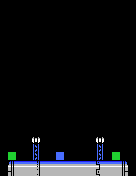

This is a level from a 2D game, rendered from its Tiled map with the project's own tilesets. A one-line summary and the complete map file follow:
An orthogonal 17x22 tile map with 8x8 px tiles, 1 tile layer (Tile Layer 1).

<map version="1.2" tiledversion="1.3.2" orientation="orthogonal" renderorder="right-down" compressionlevel="0" width="17" height="22" tilewidth="8" tileheight="8" infinite="0" nextlayerid="2" nextobjectid="1">
 <tileset firstgid="1" name="moai-tiles" tilewidth="8" tileheight="8" tilecount="256" columns="16">
  <image source="tech-tiles.png" width="128" height="128" />
 </tileset>
 <layer id="1" name="Tile Layer 1" width="17" height="22">
  <data encoding="csv">
1,1,1,1,1,1,1,1,1,1,1,1,1,1,1,1,1,
1,1,1,1,1,1,1,1,1,1,1,1,1,1,1,1,1,
1,1,1,1,1,1,1,1,1,1,1,1,1,1,1,1,1,
1,1,1,1,1,1,1,1,1,1,1,1,1,1,1,1,1,
1,1,1,1,1,1,1,1,1,1,1,1,1,1,1,1,1,
1,1,1,1,1,1,1,1,1,1,1,1,1,1,1,1,1,
1,1,1,1,1,1,1,1,1,1,1,1,1,1,1,1,1,
1,1,1,1,1,1,1,1,1,1,1,1,1,1,1,1,1,
1,1,1,1,1,1,1,1,1,1,1,1,1,1,1,1,1,
1,1,1,1,1,1,1,1,1,1,1,1,1,1,1,1,1,
1,1,1,1,1,1,1,1,1,1,1,1,1,1,1,1,1,
1,1,1,1,1,1,1,1,1,1,1,1,1,1,1,1,1,
1,1,1,1,1,1,1,1,1,1,1,1,1,1,1,1,1,
1,1,1,1,1,1,1,1,1,1,1,1,1,1,1,1,1,
1,1,1,1,1,1,1,1,1,1,1,1,1,1,1,1,1,
1,1,1,1,1,1,1,1,1,1,1,1,1,1,1,1,1,
1,1,1,1,1,1,1,1,1,1,1,1,1,1,1,1,1,
1,1,1,1,3,1,1,1,1,1,1,1,3,1,1,1,1,
1,1,1,1,32,1,1,1,1,1,1,1,32,1,1,1,1,
1,256,1,1,32,1,1,255,1,1,1,1,32,1,256,1,1,
1,5,6,6,7,6,6,6,6,6,6,6,9,6,6,10,1,
1,11,12,12,13,12,12,12,12,12,12,12,15,12,12,16,1
</data>
 </layer>
</map>
